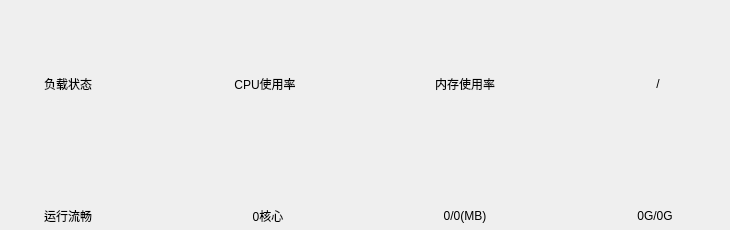
<?xml version="1.0" encoding="UTF-8"?>
<ui version="4.0">
 <class>Widget</class>
 <widget class="QWidget" name="Widget">
  <property name="geometry">
   <rect>
    <x>0</x>
    <y>0</y>
    <width>730</width>
    <height>230</height>
   </rect>
  </property>
  <property name="windowTitle">
   <string>Form</string>
  </property>
  <widget class="QWidget" name="load_status" native="true">
   <property name="geometry">
    <rect>
     <x>22</x>
     <y>100</y>
     <width>100</width>
     <height>100</height>
    </rect>
   </property>
  </widget>
  <widget class="QWidget" name="cpu_status" native="true">
   <property name="geometry">
    <rect>
     <x>218</x>
     <y>100</y>
     <width>100</width>
     <height>100</height>
    </rect>
   </property>
  </widget>
  <widget class="QWidget" name="memory_status" native="true">
   <property name="geometry">
    <rect>
     <x>413</x>
     <y>100</y>
     <width>100</width>
     <height>100</height>
    </rect>
   </property>
  </widget>
  <widget class="QWidget" name="disk_status" native="true">
   <property name="geometry">
    <rect>
     <x>609</x>
     <y>100</y>
     <width>100</width>
     <height>100</height>
    </rect>
   </property>
  </widget>
  <widget class="Dtk::Widget::DLabel" name="disk_space">
   <property name="geometry">
    <rect>
     <x>580</x>
     <y>205</y>
     <width>150</width>
     <height>22</height>
    </rect>
   </property>
   <property name="text">
    <string>0G/0G</string>
   </property>
   <property name="alignment">
    <set>Qt::AlignCenter</set>
   </property>
  </widget>
  <widget class="Dtk::Widget::DLabel" name="Dtk::Widget::DLabel_8">
   <property name="geometry">
    <rect>
     <x>650</x>
     <y>73</y>
     <width>16</width>
     <height>22</height>
    </rect>
   </property>
   <property name="text">
    <string>/</string>
   </property>
   <property name="alignment">
    <set>Qt::AlignCenter</set>
   </property>
  </widget>
  <widget class="Dtk::Widget::DLabel" name="Dtk::Widget::DLabel_6">
   <property name="geometry">
    <rect>
     <x>230</x>
     <y>73</y>
     <width>70</width>
     <height>22</height>
    </rect>
   </property>
   <property name="text">
    <string>CPU使用率</string>
   </property>
   <property name="alignment">
    <set>Qt::AlignCenter</set>
   </property>
  </widget>
  <widget class="Dtk::Widget::DLabel" name="cpu_core_num">
   <property name="geometry">
    <rect>
     <x>250</x>
     <y>205</y>
     <width>36</width>
     <height>22</height>
    </rect>
   </property>
   <property name="text">
    <string>0核心</string>
   </property>
   <property name="alignment">
    <set>Qt::AlignCenter</set>
   </property>
  </widget>
  <widget class="Dtk::Widget::DLabel" name="load_status_info">
   <property name="geometry">
    <rect>
     <x>40</x>
     <y>205</y>
     <width>56</width>
     <height>22</height>
    </rect>
   </property>
   <property name="text">
    <string>运行流畅</string>
   </property>
   <property name="alignment">
    <set>Qt::AlignCenter</set>
   </property>
  </widget>
  <widget class="Dtk::Widget::DLabel" name="Dtk::Widget::DLabel_9">
   <property name="geometry">
    <rect>
     <x>40</x>
     <y>73</y>
     <width>56</width>
     <height>22</height>
    </rect>
   </property>
   <property name="text">
    <string>负载状态</string>
   </property>
   <property name="alignment">
    <set>Qt::AlignCenter</set>
   </property>
  </widget>
  <widget class="Dtk::Widget::DLabel" name="memory_space">
   <property name="geometry">
    <rect>
     <x>390</x>
     <y>205</y>
     <width>150</width>
     <height>22</height>
    </rect>
   </property>
   <property name="text">
    <string>0/0(MB)</string>
   </property>
   <property name="alignment">
    <set>Qt::AlignCenter</set>
   </property>
  </widget>
  <widget class="Dtk::Widget::DLabel" name="Dtk::Widget::DLabel_7">
   <property name="geometry">
    <rect>
     <x>430</x>
     <y>73</y>
     <width>70</width>
     <height>22</height>
    </rect>
   </property>
   <property name="text">
    <string>内存使用率</string>
   </property>
   <property name="alignment">
    <set>Qt::AlignCenter</set>
   </property>
  </widget>
  <widget class="Dtk::Widget::DLabel" name="system_info">
   <property name="geometry">
    <rect>
     <x>20</x>
     <y>20</y>
     <width>691</width>
     <height>30</height>
    </rect>
   </property>
   <property name="text">
    <string/>
   </property>
  </widget>
  <zorder>disk_space</zorder>
  <zorder>Dtk::Widget::DLabel_8</zorder>
  <zorder>Dtk::Widget::DLabel_6</zorder>
  <zorder>cpu_core_num</zorder>
  <zorder>load_status_info</zorder>
  <zorder>Dtk::Widget::DLabel_9</zorder>
  <zorder>memory_space</zorder>
  <zorder>Dtk::Widget::DLabel_7</zorder>
  <zorder>disk_status</zorder>
  <zorder>memory_status</zorder>
  <zorder>cpu_status</zorder>
  <zorder>load_status</zorder>
  <zorder>system_info</zorder>
 </widget>
 <customwidgets>
  <customwidget>
   <class>Dtk::Widget::DLabel</class>
   <extends>QLabel</extends>
   <header>DLabel</header>
  </customwidget>
 </customwidgets>
 <resources/>
 <connections/>
</ui>
